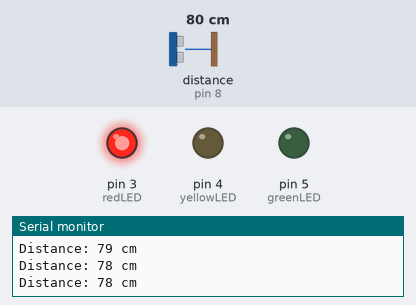
This sketch was run on a simulated Arduino Uno, built with avr-gcc and run on an emulated ATmega328P. Shown: output pins drawn as LEDs (lit = HIGH), the last lines printed to the serial monitor. Wiring (inferred from the names in the program): ultrasonic range finder: trigger pin 9; echo pin 8. Dashed ring = blinking. Inputs (shaded band) come from the test bench; at power-on: distance to the obstacle (sensor on pin 8) 80 cm. The echo pulse lasts 58.3 µs per cm; pins used as bus, display or sensor lines are not drawn.

Above: at 1.3 s.
1.4 s: distance to the obstacle (sensor on pin 8) set to 23 cm
2.9 s: distance to the obstacle (sensor on pin 8) set to 20 cm
At 3.8 s:
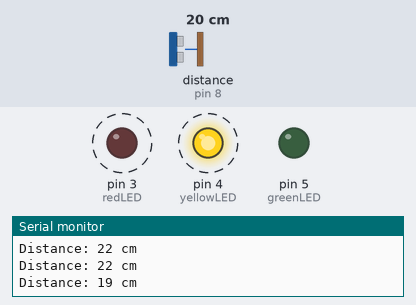
5.9 s: distance to the obstacle (sensor on pin 8) set to 13 cm
7.5 s: distance to the obstacle (sensor on pin 8) set to 10 cm
At 7.9 s:
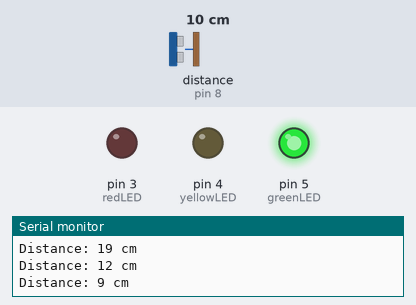
9.0 s: distance to the obstacle (sensor on pin 8) set to 18 cm
At 9.8 s:
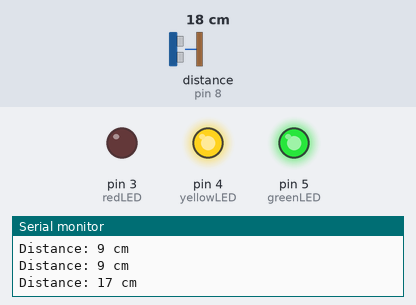
11.5 s: distance to the obstacle (sensor on pin 8) set to 2 cm
At 12.8 s:
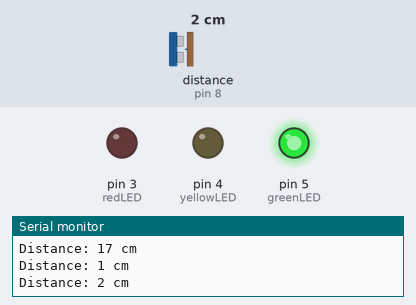
Timing chart, 0 to 14.5 s (numbered marks = the images above; inputs shaded):
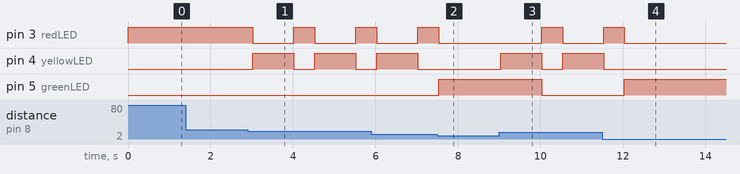

Measured:
- the behaviour switches between 22 and 21 cm on distance to the obstacle (sensor on pin 8) (found by bisection; images 0 and 1)
- the behaviour switches between 12 and 11 cm on distance to the obstacle (sensor on pin 8) (found by bisection; images 1 and 2)
- after the input at 2.9 s, pin 3 (redLED): alternates HIGH for 0.50 s and LOW for 1.0 s, starting after 0.12 s; pin 4 (yellowLED): alternates HIGH for 1.0 s and LOW for 0.50 s, starting after 0.12 s
- after the input at 7.5 s, pin 3 (redLED): goes on until 7.5 s, then stays LOW; pin 4 (yellowLED): stays LOW (without the input it goes to HIGH after 0.03 s); pin 5 (greenLED): LOW → HIGH at once
- after the input at 9.0 s, pin 3 (redLED): LOW → HIGH after 1.0 s, → LOW 0.50 s later; pin 4 (yellowLED): LOW → HIGH at once, → LOW 1.0 s later, → HIGH 0.50 s later; pin 5 (greenLED): HIGH → LOW after 1.0 s
- after the input at 11.5 s, pin 3 (redLED): goes on until 12.0 s, then stays LOW; pin 4 (yellowLED): goes on until 11.5 s, then stays LOW; pin 5 (greenLED): LOW → HIGH after 0.54 s

The sketch:

asonic_Distance-Based_LED_Traffic_Signal_System_with_Arduino.ino
```cpp
// Define pins for the ultrasonic sensor
const int trigPin = 9;
const int echoPin = 8;

// Define pins for the LEDs
const int redLED = 3;
const int yellowLED = 4;
const int greenLED = 5;

void setup() {
  // Initialize serial communication
  Serial.begin(9600);

  // Set up the pins for the ultrasonic sensor
  pinMode(trigPin, OUTPUT);
  pinMode(echoPin, INPUT);

  // Set up the pins for the LEDs
  pinMode(redLED, OUTPUT);
  pinMode(yellowLED, OUTPUT);
  pinMode(greenLED, OUTPUT);

  // Initialize the LEDs to be off
  digitalWrite(redLED, LOW);
  digitalWrite(yellowLED, LOW);
  digitalWrite(greenLED, LOW);
}

void loop() {
  // Clear the trigPin
  digitalWrite(trigPin, LOW);
  delayMicroseconds(2);

  // Send a 10 microsecond pulse to trigger the sensor
  digitalWrite(trigPin, HIGH);
  delayMicroseconds(10);
  digitalWrite(trigPin, LOW);

  // Read the echoPin, and calculate the distance in cm
  long duration = pulseIn(echoPin, HIGH);
  int distance = duration * 0.034 / 2;

  // Print the distance to the serial monitor
  Serial.print("Distance: ");
  Serial.print(distance);
  Serial.println(" cm");

  // Control the LEDs based on the distance
  if (distance <= 10) { // If a vehicle is detected at a close distance
    digitalWrite(redLED, LOW);
    digitalWrite(yellowLED, LOW);
    digitalWrite(greenLED, HIGH);
  } else if (distance > 10 && distance <= 20) { // If a vehicle is at a moderate distance
    digitalWrite(redLED, LOW);
    digitalWrite(yellowLED, HIGH);
    delay(1000); // Keep the yellow LED on for a second
    digitalWrite(yellowLED, LOW);
    digitalWrite(greenLED, LOW);
    digitalWrite(redLED, HIGH);
  } else { // If no vehicle is detected
    digitalWrite(greenLED, LOW);
    digitalWrite(yellowLED, LOW);
    digitalWrite(redLED, HIGH);
  }

  // Wait for a short period before measuring again
  delay(500);
}
```
